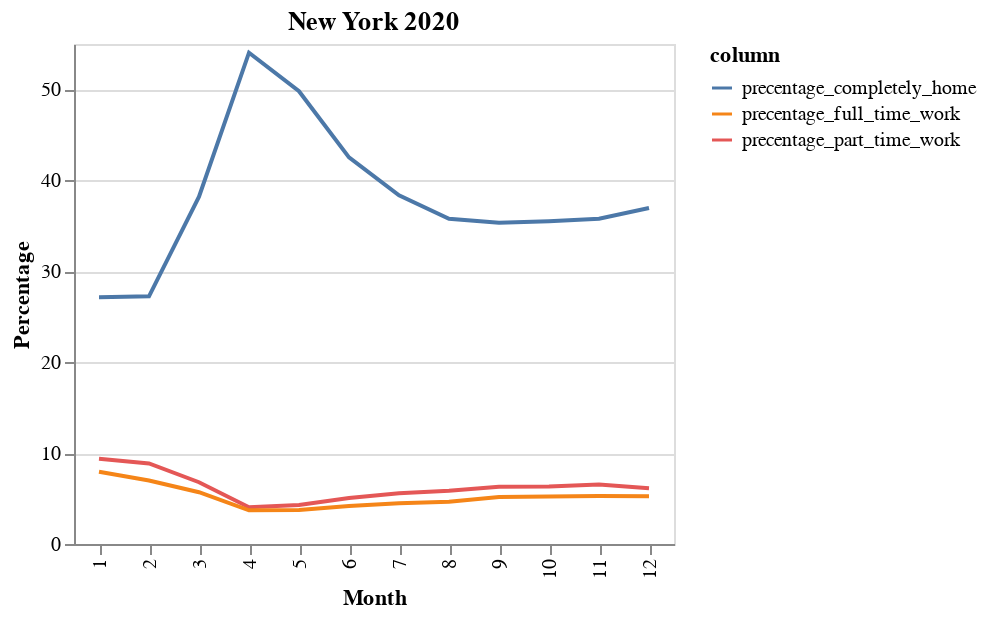

Write notebook code for a chart like this one.
### Code cell
title = '{} {}'.format(city,year)
alt.Chart(d, title=title).mark_line().encode(
    x=alt.X('month:O', title='Month'),
    y=alt.Y('value:Q', type='quantitative', title='Percentage'),
    color='column:N'
).properties(
    width=300,
    height=250
).interactive()

### Figure 1 — Vega-Lite specification as saved in the notebook (floating-point values rounded to 4 significant figures)
{"config": {"view": {"continuousWidth": 400, "continuousHeight": 300}}, "data": {"values": [{"month": 1, "column": "precentage_completely_home", "value": 27.15}, {"month": 2, "column": "precentage_completely_home", "value": 27.24}, {"month": 3, "column": "precentage_completely_home", "value": 38.2}, {"month": 4, "column": "precentage_completely_home", "value": 54.04}, {"month": 5, "column": "precentage_completely_home", "value": 49.8}, {"month": 6, "column": "precentage_completely_home", "value": 42.53}, {"month": 7, "column": "precentage_completely_home", "value": 38.36}, {"month": 8, "column": "precentage_completely_home", "value": 35.77}, {"month": 9, "column": "precentage_completely_home", "value": 35.34}, {"month": 10, "column": "precentage_completely_home", "value": 35.5}, {"month": 11, "column": "precentage_completely_home", "value": 35.77}, {"month": 12, "column": "precentage_completely_home", "value": 36.96}, {"month": 1, "column": "precentage_part_time_work", "value": 9.372}, {"month": 2, "column": "precentage_part_time_work", "value": 8.86}, {"month": 3, "column": "precentage_part_time_work", "value": 6.794}, {"month": 4, "column": "precentage_part_time_work", "value": 4.048}, {"month": 5, "column": "precentage_part_time_work", "value": 4.288}, {"month": 6, "column": "precentage_part_time_work", "value": 5.062}, {"month": 7, "column": "precentage_part_time_work", "value": 5.569}, {"month": 8, "column": "precentage_part_time_work", "value": 5.845}, {"month": 9, "column": "precentage_part_time_work", "value": 6.287}, {"month": 10, "column": "precentage_part_time_work", "value": 6.332}, {"month": 11, "column": "precentage_part_time_work", "value": 6.532}, {"month": 12, "column": "precentage_part_time_work", "value": 6.144}, {"month": 1, "column": "precentage_full_time_work", "value": 7.943}, {"month": 2, "column": "precentage_full_time_work", "value": 6.987}, {"month": 3, "column": "precentage_full_time_work", "value": 5.694}, {"month": 4, "column": "precentage_full_time_work", "value": 3.708}, {"month": 5, "column": "precentage_full_time_work", "value": 3.745}, {"month": 6, "column": "precentage_full_time_work", "value": 4.173}, {"month": 7, "column": "precentage_full_time_work", "value": 4.47}, {"month": 8, "column": "precentage_full_time_work", "value": 4.651}, {"month": 9, "column": "precentage_full_time_work", "value": 5.161}, {"month": 10, "column": "precentage_full_time_work", "value": 5.223}, {"month": 11, "column": "precentage_full_time_work", "value": 5.279}, {"month": 12, "column": "precentage_full_time_work", "value": 5.266}]}, "mark": "line", "encoding": {"color": {"type": "nominal", "field": "column"}, "x": {"type": "ordinal", "field": "month", "title": "Month"}, "y": {"type": "quantitative", "field": "value", "title": "Percentage"}}, "height": 250, "selection": {"selector002": {"type": "interval", "bind": "scales", "encodings": ["x", "y"]}}, "title": "New York 2020", "width": 300, "$schema": "https://vega.github.io/schema/vega-lite/v4.8.1.json"}
